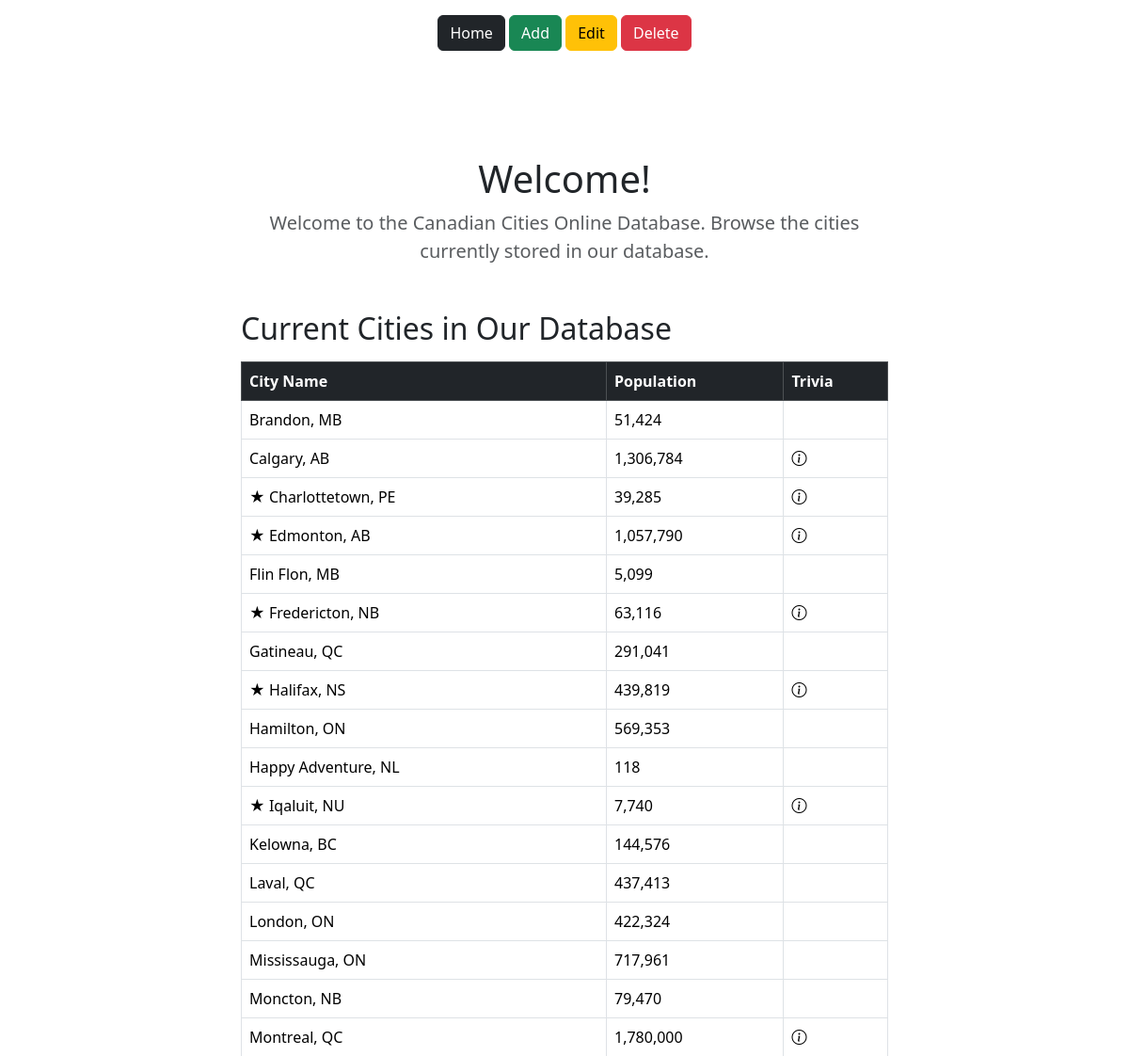
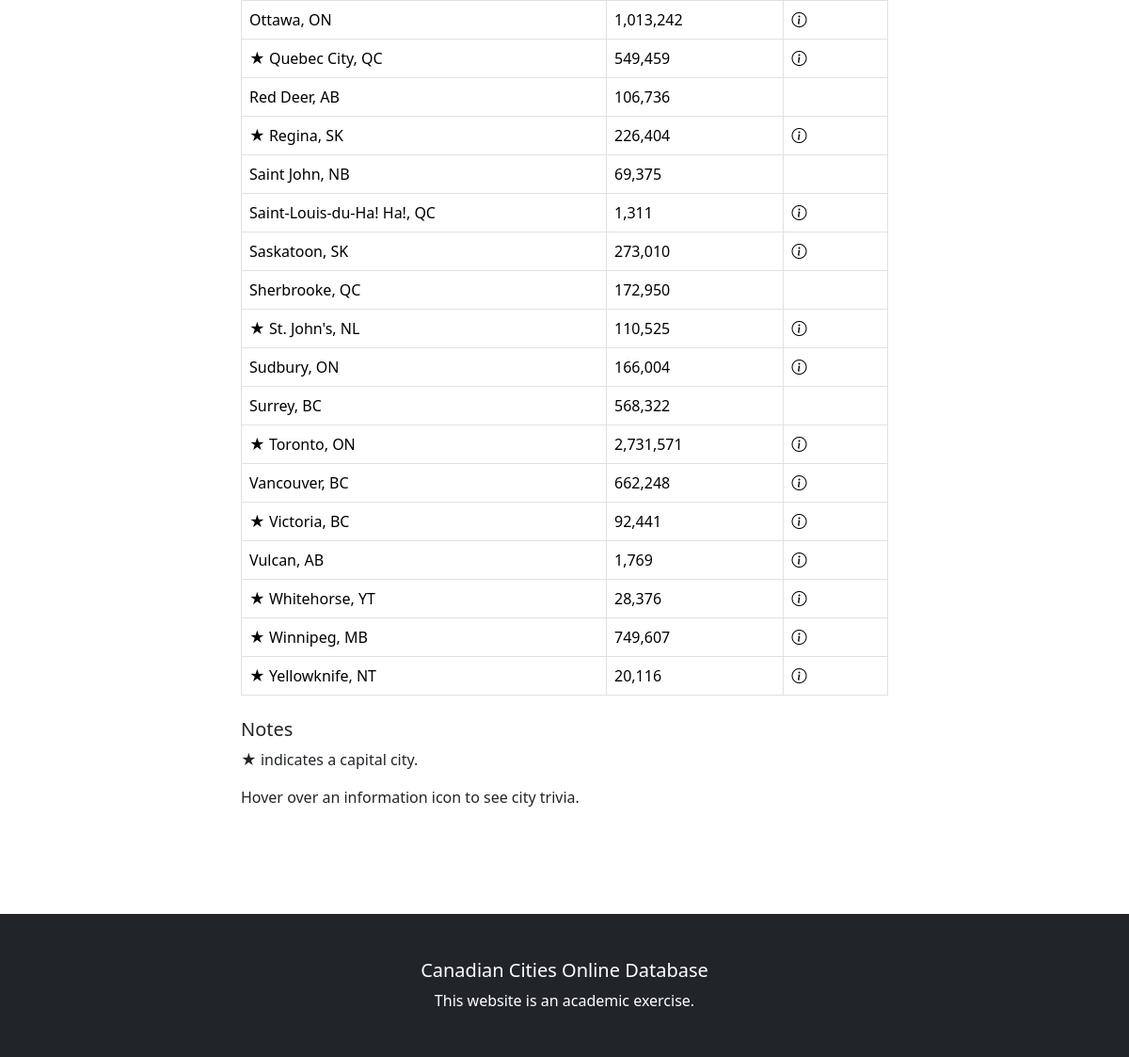
The page / on the database its author committed (2 pictures, top to bottom).
### tables this page shows
CREATE TABLE `cities` (
  `cid` int(11) NOT NULL,
  `city_name` varchar(36) NOT NULL,
  `province` enum('AB','BC','MB','NB','NL','NS','ON','PE','QC','SK','NT','NU','YT') NOT NULL,
  `population` int(10) NOT NULL,
  `is_capital` tinyint(1) DEFAULT NULL,
  `trivia` varchar(255) DEFAULT NULL
);

### private/prepared.php (called while the page is built, shortened)
<?php
function execute_prepared_statement($sql, $parameters = [], $datatypes = '') {
    global $conn;
    $statement = $conn->prepare($sql);
    $statement->execute();
    if (str_starts_with(strtolower(ltrim($sql)), 'select')) {
        $result = $statement->get_result();
        return $result;
    }
    return true;
}

### private/functions.php (the view, shortened to what this page needs)
<?php
function get_all_cities() {
    $sql = 'SELECT * FROM cities ORDER BY city_name';
    $result = execute_prepared_statement($sql);
    return $result->fetch_all(MYSQLI_ASSOC);
}
function generate_table() {
    $cities = get_all_cities();
    ?>
    <table class="table table-bordered table-hover">
        <thead class="table-dark">
            <tr>
                <th>City Name</th>
                <th>Population</th>
                <th>Trivia</th>
            </tr>
        </thead>
        <tbody>
            <?php foreach ($cities as $city): ?>
                <tr>
                    <td>
                        <?php if ($city['is_capital']): ?>
                            &starf;
                        <?php endif; ?>
                        <?= htmlspecialchars($city['city_name']) ?>,
                        <?= htmlspecialchars($city['province']) ?>
                    </td>
                    <td>
                        <?= number_format((int) $city['population']) ?>
                    </td>
                    <td>
                        <?php if (!empty($city['trivia'])): ?>
                            <span
                                class="bi bi-info-circle"
                                data-bs-toggle="tooltip"
                                title="<?= htmlspecialchars($city['trivia']) ?>"
                            ></span>
                        <?php endif; ?>
                    </td>
                </tr>
            <?php endforeach; ?>
        </tbody>
    </table>
    <aside class="mt-4">
        <h3 class="fs-5">Notes</h3>
        <p>&starf; indicates a capital city.</p>
        <p>Hover over an information icon to see city trivia.</p>
    </aside>
    <?php
}

### public/includes/header.php (shortened to what this page needs)
<?php
require_once __DIR__ . '/../../data/connect.php';
require_once __DIR__ . '/../../private/prepared.php';
require_once __DIR__ . '/../../private/functions.php';
?>
<!DOCTYPE html>
<html lang="en">
<head>
    <link
        href="https://cdn.jsdelivr.net/npm/bootstrap@5.3.5/dist/css/bootstrap.min.css"
        rel="stylesheet"
    >
    <link
        rel="stylesheet"
        href="https://cdn.jsdelivr.net/npm/bootstrap-icons@1.11.3/font/bootstrap-icons.min.css"
    >
</head>
<body class="min-vh-100 d-flex flex-column justify-content-between">
    <header class="text-center p-3">
        <nav class="mb-5">
            <a href="index.php" class="btn btn-dark">Home</a>
            <a href="add.php" class="btn btn-success">Add</a>
            <a href="edit.php" class="btn btn-warning">Edit</a>
            <a href="delete.php" class="btn btn-danger">Delete</a>
        </nav>
    </header>
    <main class="container p-5">
        <section class="row justify-content-center text-center">
            <div class="col col-md-10 col-xl-8">
                <h1 class="fw-light text-center">
                    <?= htmlspecialchars($title) ?>
                </h1>
                <p class="text-muted text-center lead mb-5">
                    <?= htmlspecialchars($introduction) ?>
                </p>
            </div>
        </section>
        <section class="row justify-content-center">
            <div class="col col-md-10 col-xl-8">

### public/index.php
<?php
$title = 'Welcome!';
$introduction = 'Welcome to the Canadian Cities Online Database. Browse the cities currently stored in our database.';
include 'includes/header.php';
?>
<h2 class="fw-light mb-3">Current Cities in Our Database</h2>
<?php
generate_table();
include 'includes/footer.php';
?>

### public/includes/footer.php (shortened to what this page needs)
        </div>
    </section>
</main>
<footer class="text-bg-dark text-center p-5 mt-5">
    <h2 class="fw-light fs-5">Canadian Cities Online Database</h2>
    <p class="m-0">This website is an academic exercise.</p>
</footer>
</body>
</html>

### rows shown on the page
cities: city_name "Brandon", province "MB", population "51,424"
cities: city_name "Calgary", province "AB", population "1,306,784"
cities: city_name "Charlottetown", province "PE", population "39,285"
cities: city_name "Edmonton", province "AB", population "1,057,790"
cities: city_name "Flin Flon", province "MB", population "5,099"
cities: city_name "Fredericton", province "NB", population "63,116"
cities: city_name "Gatineau", province "QC", population "291,041"
cities: city_name "Halifax", province "NS", population "439,819"
cities: city_name "Hamilton", province "ON", population "569,353"
cities: city_name "Happy Adventure", province "NL", population "118"
cities: city_name "Iqaluit", province "NU", population "7,740"
cities: city_name "Kelowna", province "BC", population "144,576"
cities: city_name "Laval", province "QC", population "437,413"
cities: city_name "London", province "ON", population "422,324"
cities: city_name "Mississauga", province "ON", population "717,961"
cities: city_name "Moncton", province "NB", population "79,470"
cities: city_name "Montreal", province "QC", population "1,780,000"
cities: city_name "Ottawa", province "ON", population "1,013,242"
cities: city_name "Quebec City", province "QC", population "549,459"
cities: city_name "Red Deer", province "AB", population "106,736"
cities: city_name "Regina", province "SK", population "226,404"
cities: city_name "Saint John", province "NB", population "69,375"
cities: city_name "Saint-Louis-du-Ha! Ha!", province "QC", population "1,311"
cities: city_name "Saskatoon", province "SK", population "273,010"
cities: city_name "Sherbrooke", province "QC", population "172,950"
cities: city_name "St. John's", province "NL", population "110,525"
cities: city_name "Sudbury", province "ON", population "166,004"
cities: city_name "Surrey", province "BC", population "568,322"
cities: city_name "Toronto", province "ON", population "2,731,571"
cities: city_name "Vancouver", province "BC", population "662,248"
cities: city_name "Victoria", province "BC", population "92,441"
cities: city_name "Vulcan", province "AB", population "1,769"
cities: city_name "Whitehorse", province "YT", population "28,376"
cities: city_name "Winnipeg", province "MB", population "749,607"
cities: city_name "Yellowknife", province "NT", population "20,116"

### other values the page prints
$title "Welcome!"
$introduction "Welcome to the Canadian Cities Online Database. Browse the cities currently stored in our database."
